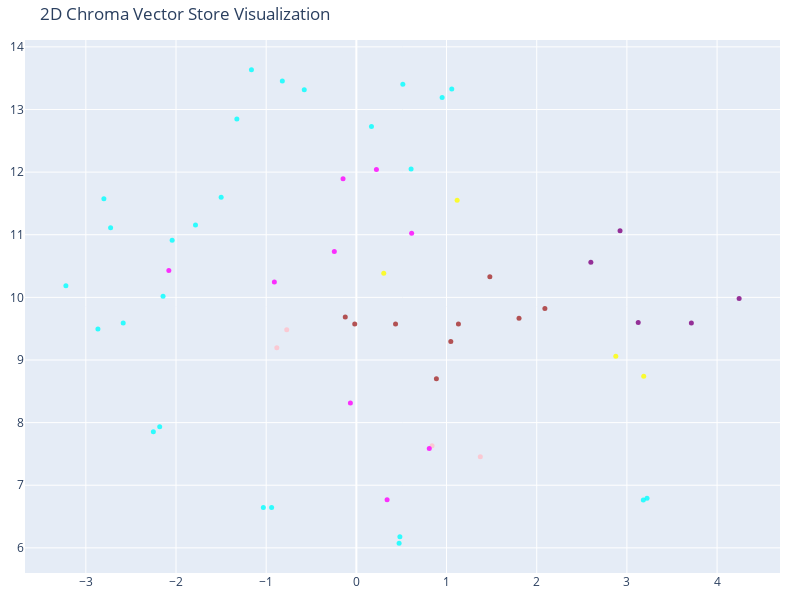

Notebook code cell kept with this figure:
### Code cell
# We humans find it easier to visalize things in 2D!
# Reduce the dimensionality of the vectors to 2D using t-SNE
# (t-distributed stochastic neighbor embedding)

tsne = TSNE(n_components=2, random_state=42)
reduced_vectors = tsne.fit_transform(vectors)

# Create the 2D scatter plot
fig = go.Figure(data=[go.Scatter(
    x=reduced_vectors[:, 0],
    y=reduced_vectors[:, 1],
    mode='markers',
    marker=dict(size=5, color=colors, opacity=0.8),
    text=[f"Type: {t}<br>Text: {d[:100]}..." for t, d in zip(doc_types, documents)],
    hoverinfo='text'
)])

fig.update_layout(title='2D Chroma Vector Store Visualization',
    scene=dict(xaxis_title='x',yaxis_title='y'),
    width=800,
    height=600,
    margin=dict(r=20, b=10, l=10, t=40)
)

fig.show()

### Figure 1 — Plotly figure (JSON) as saved in the notebook; plotly's stock layout.template omitted (floating-point values rounded to 4 significant figures)
{"data": [{"hoverinfo": "text", "marker": {"color": ["purple", "purple", "purple", "purple", "purple", "yellow", "yellow", "yellow", "yellow", "pink", "pink", "pink", "pink", "brown", "brown", "brown", "brown", "brown", "brown", "brown", "brown", "brown", "cyan", "cyan", "cyan", "cyan", "cyan", "cyan", "cyan", "cyan", "cyan", "cyan", "cyan", "cyan", "cyan", "cyan", "cyan", "cyan", "cyan", "cyan", "cyan", "cyan", "cyan", "cyan", "cyan", "cyan", "cyan", "cyan", "magenta", "magenta", "magenta", "magenta", "magenta", "magenta", "magenta", "magenta", "magenta"], "opacity": 0.8, "size": 5}, "mode": "markers", "text": ["Type: about<br>Text: # Professional Bio\n\nAyush Tyagi is a dedicated Computer Science Engineering student at JIMS, Greater...", "Type: about<br>Text: ## What Makes Me Unique\nMy uniqueness lies in the powerful combination of a creative eye and a logic...", "Type: about<br>Text: # Contact & Professional Links\n\n## Primary Contact\n**Email:** tyagiayush239@gmail.com\n\n## Profession...", "Type: about<br>Text: # Personal Details\n\n**Name:** Ayush Tyagi  \n**Email:** tyagiayush239@gmail.com  \n**Location:** Delhi...", "Type: about<br>Text: # Personal Tagline\n\n**\"Code with passion, design with vision, and celebrate every milestone.\"**\n\n## ...", "Type: education<br>Text: # Certifications & Courses\n\n## Technical Certifications\n\n### 1. Tableau for Data Analysis\n**Skills L...", "Type: education<br>Text: ### 4. React - The Complete Guide 2025 (incl. Next.js, Redux)\n**Skills Learned:**\n- Modern React wit...", "Type: education<br>Text: # College Education\n\n**Institution:** JIMS, Greater Noida  \n**University:** IP University  \n**Degree...", "Type: education<br>Text: # School Education\n\n**Institution:** Vivekanand School, Anand Vihar  \n**Stream:** PCM (Physics, Chem...", "Type: experience<br>Text: # Intensity Global - LLM Engineer\n\n**Role:** LLM Engineer  \n**Company:** Intensity Global  \n**Employ...", "Type: experience<br>Text: ## Technologies Used\n- **Programming Languages:** Python\n- **ML Frameworks:** PyTorch, TensorFlow, H...", "Type: experience<br>Text: # Tara Application - Game Development Intern\n\n**Role:** Game Development Intern  \n**Company:** Tara ...", "Type: experience<br>Text: ## Key Learnings\n- Gained hands-on experience in the complete mobile game development lifecycle, fro...", "Type: extras<br>Text: # Achievements & Milestones\n\n## Technical Achievements\n### Game Development\n- **Multiple Shipped Gam...", "Type: extras<br>Text: ## Academic & Learning Achievements\n- **Consistent Learning:** Completed multiple comprehensive tech...", "Type: extras<br>Text: ### AI Engineering\n- Developed working AI applications with practical utility\n- Implemented complex ...", "Type: extras<br>Text: # Future Goals & Aspirations\n\n## Short-term Goals (Next 6-12 months)\n### Technical Skills\n- **Advanc...", "Type: extras<br>Text: ## Medium-term Goals (1-3 years)\n### Career Path\n- **Full-Stack Mastery:** Become proficient in both...", "Type: extras<br>Text: ## Long-term Goals (3-5 years)\n### Professional Vision\n- **Technical Leadership:** Grow into senior ...", "Type: extras<br>Text: ### Future Learning Areas\n- **Advanced Cloud Architecture:** Microservices, serverless, distributed ...", "Type: extras<br>Text: # Interests & Passions\n\n## Technical Interests\n- **Frontend Innovation:** Exploring new UI/UX patter...", "Type: extras<br>Text: ## Learning Interests\n- **Emerging Technologies:** Staying updated with latest frameworks and tools\n...", "Type: projects<br>Text: # Intelligent Code Converter: C++ to Python\n\n## Project Overview\nDeveloped an AI-powered tool that a...", "Type: projects<br>Text: ## Technical Implementation\n### Tech Stack\n- **Primary Language:** Python\n- **AI Models:** Transform...", "Type: projects<br>Text: # Multimodal AI Assistant: Image Generation & Personalized Chat\n\n## Project Overview\nCreated an inte...", "Type: projects<br>Text: ### Core Features\n- **Text-to-Image Generation:** Instant image creation from textual descriptions\n-...", "Type: projects<br>Text: # Smart Deal Notifier Application\n\n## Project Overview\nEngineered a web application that actively mo...", "Type: projects<br>Text: ### System Components\n- **Crawler Engine:** Monitors multiple deal sources in real-time\n- **Preferen...", "Type: projects<br>Text: # 3D Car Simulator\n\n## Project Overview\nA realistic 3D car simulator developed in Unity, featuring a...", "Type: projects<br>Text: ### Key Features\n- Realistic vehicle physics and handling\n- Nitro boost with acceleration and visual...", "Type: projects<br>Text: # Mountain Rider Madness\n\n## Game Overview\nA challenging 2D bike racing game where players conquer r...", "Type: projects<br>Text: ### Key Features\n- Realistic bike physics and weight distribution\n- Progressive difficulty curve\n- M...", "Type: projects<br>Text: # Solderio Game (Mario-Style Platformer)\n\n## Game Overview\nA fast-paced, side-scrolling platformer w...", "Type: projects<br>Text: ### Key Features\n- Classic platformer mechanics with modern polish\n- Multiple enemy types with uniqu...", "Type: projects<br>Text: # Space Shooter Ranger\n\n## Game Overview\nA classic arcade-style space shooter where players control ...", "Type: projects<br>Text: ### Key Features\n- Infinite enemy waves with progressive difficulty\n- Multiple weapon types and powe...", "Type: projects<br>Text: # Foodies Hub - Recipe Sharing Platform\n\n## Project Overview\nA full-stack community recipe-sharing p...", "Type: projects<br>Text: ### Core Features\n- **Recipe Management:** Create, read, update, delete recipes\n- **User Profiles:**...", "Type: projects<br>Text: ## Skills Demonstrated\n- Full-stack development with Next.js\n- Modern React patterns and best practi...", "Type: projects<br>Text: # Food Website (React)\n\n## Project Overview\nA complex React application for exploring and managing f...", "Type: projects<br>Text: ### Core Features\n- **Recipe Exploration:** Advanced filtering and search capabilities\n- **Interacti...", "Type: projects<br>Text: # Investment Calculator\n\n## Project Overview\nA powerful financial planning tool that helps users vis...", "Type: projects<br>Text: ## Core Features\n- **Investment Projection:** Future value calculation based on inputs\n- **Annual Br...", "Type: projects<br>Text: # React Tic-Tac-Toe\n\n## Project Overview\nA fully functional, interactive Tic-Tac-Toe game built as a...", "Type: projects<br>Text: ## Technical Implementation\n### Tech Stack\n- **Frontend:** React\n- **Styling:** CSS3 with grid layou...", "Type: projects<br>Text: ## Learning Outcomes\n- Fundamental React state management\n- Component props and communication\n- Even...", "Type: projects<br>Text: # TimeRace React Game\n\n## Project Overview\nAn engaging timing-based reaction game built with React w...", "Type: projects<br>Text: ### Game Concept\n- **Target Times:** Multiple difficulty levels (1s, 5s, 10s, 15s)\n- **Gameplay:** S...", "Type: skills<br>Text: # AI & LLM Engineering Skills\n\n## Core Competencies\n- **LLM Engineering:** Advanced techniques in la...", "Type: skills<br>Text: ## Project Experience\n### Intelligent Code Converter\n- C++ to Python code translation\n- Syntax parsi...", "Type: skills<br>Text: # Backend Development Skills\n\n## Current Technologies\n- **Node.js:** Server-side JavaScript runtime\n...", "Type: skills<br>Text: # Frontend Development Skills\n\n## Core Technologies\n- **React:** Advanced proficiency with Hooks, Co...", "Type: skills<br>Text: ### Styling & Design\n- CSS-in-JS solutions\n- Responsive grid systems\n- CSS animations and transition...", "Type: skills<br>Text: # Game Engines & Development\n\n## Primary Engine\n### Unity\n- **Proficiency Level:** Advanced\n- **Spec...", "Type: skills<br>Text: ### Technical Capabilities\n- Infinite spawn systems\n- Physics-based gameplay\n- Animation state machi...", "Type: skills<br>Text: # Programming Languages\n\n## Primary Languages\n- **C#:** Advanced proficiency, primarily for Unity ga...", "Type: skills<br>Text: # Development Tools & Technologies\n\n## Version Control\n- **Git:** Advanced proficiency in version co..."], "type": "scatter", "x": [3.715, 2.924, 4.245, 3.126, 2.6, 0.3037, 1.118, 2.877, 3.187, 1.375, 0.8393, -0.7721, -0.882, -0.1231, -0.0181, 0.8875, 1.48, 1.804, 2.091, 1.132, 0.4346, 1.047, 0.4741, 0.4826, -0.9398, -1.031, 3.223, 3.182, -2.866, -2.586, -3.221, -2.144, -2.725, -2.043, -2.8, -1.784, 1.058, 0.9512, 0.6068, 0.5154, 0.1677, -2.251, -2.181, -0.8209, -1.164, -0.5779, -1.325, -1.499, 0.8086, 0.3408, 0.6131, 0.2226, -0.1477, -2.08, -0.9093, -0.06611, -0.2444], "y": [9.589, 11.06, 9.98, 9.6, 10.56, 10.39, 11.55, 9.06, 8.742, 7.456, 7.632, 9.481, 9.194, 9.686, 9.574, 8.702, 10.33, 9.665, 9.821, 9.573, 9.575, 9.294, 6.074, 6.176, 6.644, 6.645, 6.793, 6.765, 9.496, 9.589, 10.18, 10.02, 11.11, 10.91, 11.57, 11.16, 13.33, 13.19, 12.05, 13.4, 12.73, 7.854, 7.933, 13.45, 13.63, 13.32, 12.85, 11.6, 7.587, 6.768, 11.02, 12.04, 11.9, 10.43, 10.25, 8.314, 10.73]}], "layout": {"height": 600, "margin": {"b": 10, "l": 10, "r": 20, "t": 40}, "scene": {"xaxis": {"title": {"text": "x"}}, "yaxis": {"title": {"text": "y"}}}, "title": {"text": "2D Chroma Vector Store Visualization"}, "width": 800}}
